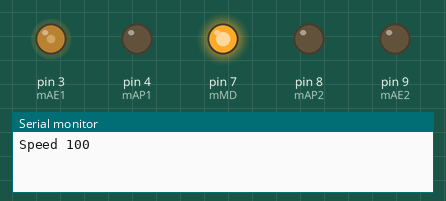
The sketch below on a simulated Arduino Uno, built with avr-gcc and run on an emulated ATmega328P. Shown: output pins drawn as LEDs (lit = HIGH), the last lines printed to the serial monitor.

Above: at 0.1 s.
At 1.1 s:
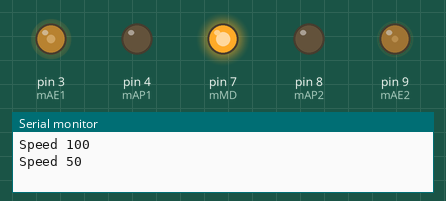
At 3.1 s:
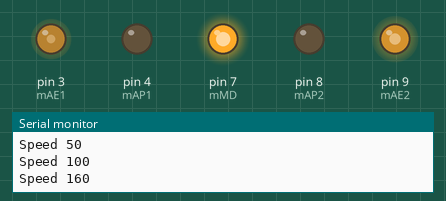
Timing chart, 0 to 4.6 s (numbered marks = the images above):
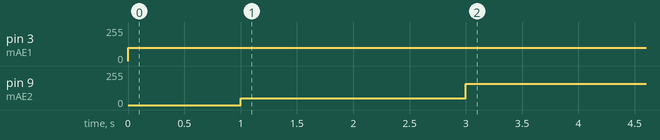

Measured:
- by itself, pin 3 (mAE1): 0/255 → 100/255 at 0.00 s
- by itself, pin 9 (mAE2): 0/255 → 50/255 at 1.0 s, → 160/255 2.0 s later

The sketch:

motor_test_functionalized_double.ino
```cpp
// Declare motor cotrol PIN
//  Motr 1
const int mAE1 = 3;  // PMW       -ENABLE
const int mAP1 = 4;  // Digital     -PHASE

//  Motr 2
const int mAE2 = 9;  // PMW       -ENABLE
const int mAP2 = 8;  // Digital     -PHASE

const int mMD = 7;  // MODE

// FIXME: Fix PIN assign
// For motor shield "DRV8835搭載デュアルモータードライバシールド"
// const int mAE1 = 6;  // PMW      -ENABLE
// const int mAP1 = 8;  // Digital	  -PHASE
// const int mMD = 7;  // MODE

void setup() {
  // Setting motor PIN (output)
  pinMode(mAE1, OUTPUT);
  pinMode(mAP1, OUTPUT);

  pinMode(mAE2, OUTPUT);
  pinMode(mAP2, OUTPUT);

  pinMode(mMD, OUTPUT);

  // Set MODE "PHASE-ENABLE"
  digitalWrite(mMD, HIGH);

  // Set serial COM port for debug
  Serial.begin(9600);
}

// Function
void drive(int ae, int ap, int spd, int dil = 1000) {
  analogWrite(ae, spd);        // Set ENABLE: range 0 ~ 255
  digitalWrite(ap, LOW);       // Set PHASE: LOW=0 or HIGH=1
  Serial.print("Speed ");      // Display speed
  Serial.println(spd);
  delay(dil);
}

// Main loop
void loop() {
  int spd1 = 0;
  int spd2 = 0;
  for (spd1 = 100; spd1 < 300; spd1 = spd1 + 50) {
    for (spd2 = 50; spd2 < 300; spd2 = spd1 + 60) {
      drive(mAE1, mAP1, spd1);
      drive(mAE2, mAP2, spd2);
    }
  }

  drive(mAE1, mAP1, 0, 3000);
  drive(mAE2, mAP2, 0, 3000);
}
```
